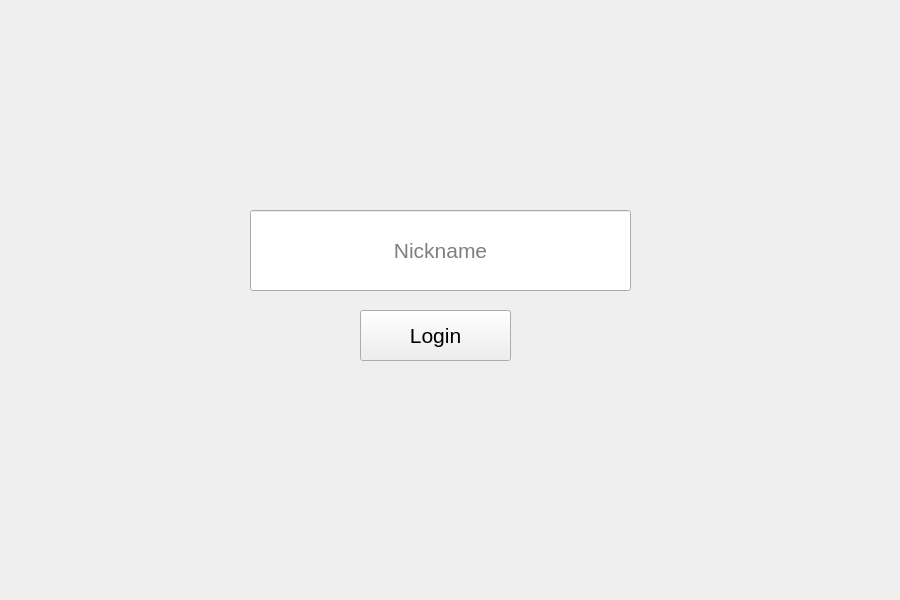
<?xml version="1.0" encoding="UTF-8"?>
<ui version="4.0">
 <class>LoginWidget</class>
 <widget class="QWidget" name="LoginWidget">
  <property name="geometry">
   <rect>
    <x>0</x>
    <y>0</y>
    <width>900</width>
    <height>600</height>
   </rect>
  </property>
  <property name="windowTitle">
   <string>Form</string>
  </property>
  <widget class="QPushButton" name="loginBtn">
   <property name="geometry">
    <rect>
     <x>360</x>
     <y>310</y>
     <width>151</width>
     <height>51</height>
    </rect>
   </property>
   <property name="font">
    <font>
     <pointsize>16</pointsize>
    </font>
   </property>
   <property name="text">
    <string>Login</string>
   </property>
  </widget>
  <widget class="QLineEdit" name="loginLineEdit">
   <property name="geometry">
    <rect>
     <x>250</x>
     <y>210</y>
     <width>381</width>
     <height>81</height>
    </rect>
   </property>
   <property name="font">
    <font>
     <pointsize>16</pointsize>
    </font>
   </property>
   <property name="alignment">
    <set>Qt::AlignCenter</set>
   </property>
   <property name="placeholderText">
    <string>Nickname</string>
   </property>
  </widget>
 </widget>
 <resources/>
 <connections/>
</ui>
